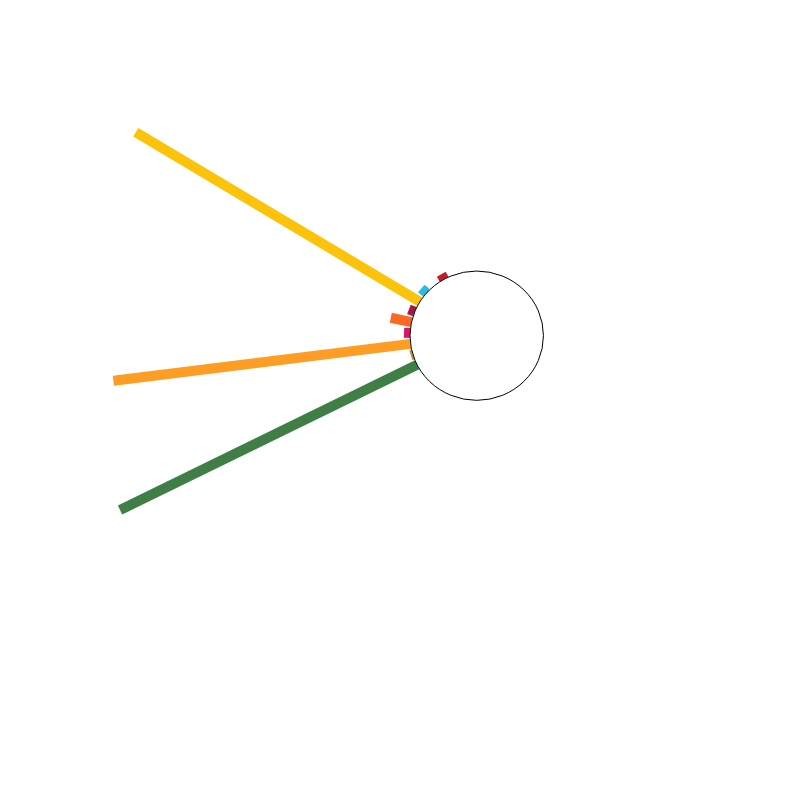

The code cell stored with this chart in its notebook:
### Markdown cell above
### Versuch: Circular Barplot

### Code cell
import math
df = sdg_sums
colors = ['rgb(229, 36, 59)',
'rgb(221, 166, 58)',
'rgb(76, 159, 56)',
'rgb(197, 25, 45)',
'rgb(255, 58, 33)',
'rgb(38, 189, 226)',
'rgb(252, 195, 11)',
'rgb(162, 25, 66)',
'rgb(253, 105, 37)',
'rgb(221, 19, 103)',
'rgb(253, 157, 36)',
'rgb(191, 139, 46)',
'rgb(63, 126, 68)',
'rgb(10, 151, 217)',
'rgb(86, 192, 43)',
'rgb(0, 104, 157)',
'rgb(25, 72, 106)'

]

# Get incremental angle value
n = len(df) + 20
dtheta = 2*math.pi / n
theta = math.pi / 2

# Initialise
xcoord = []
ycoord = []


# This is for the white - circle in the middle
adjust =  20
fig = go.Figure()


for i in range(len(df)):
    
    a = df.mapping[i] + adjust
    x1 = adjust * math.cos(theta)
    y1 = adjust * math.sin(theta)
  
    x2 = a * math.cos(theta)
    y2 = a * math.sin(theta)
  
    xcoord.append(x1)
    xcoord.append(x2)
    xcoord.append(np.nan)
    ycoord.append(y1)
    ycoord.append(y2)
    ycoord.append(np.nan)
    #cols = [cols, df$Continent[ctr], df$Continent[ctr], NA)
  
    theta = theta + dtheta
  
    
    fig.add_trace(go.Scatter(x = [x1, x2],
                 y = [y1, y2],
                 mode = "lines", 
                 line = dict(width = 10, color = colors[i])
                                ))
    

up = np.array([x for x in xcoord if str(x) != 'nan']+[x for x in ycoord if str(x) != 'nan']).max()+10
down = np.array([x for x in xcoord if str(x) != 'nan']+[x for x in ycoord if str(x) != 'nan']).min()-10

fig.update_xaxes(range=[down, up], domain = [0, 1], title="", showgrid= False, zeroline=False, showticklabels = False)
fig.update_yaxes(range=[down, up], domain = [0, 1], title="", showgrid= False, zeroline=False, showticklabels = False)
fig.update_layout(showlegend=False, width=800, height=800, template=None)


fig.add_shape(
        dict(
            type="circle",
            x0= ( - adjust),
            y0= ( - adjust),
            x1= ( adjust),
            y1= ( adjust),
            fillcolor= "white",
            line=dict(
                color="black",
                width=1
            )
))




fig.update_shapes(dict(xref='x', yref='y'))

fig.show()

### Figure 1 — Plotly figure (JSON) as saved in the notebook; plotly's stock layout.template omitted (floating-point values rounded to 4 significant figures)
{"data": [{"line": {"color": "rgb(229, 36, 59)", "width": 10}, "mode": "lines", "type": "scatter", "x": [1.225e-15, 1.225e-15], "y": [20, 20]}, {"line": {"color": "rgb(221, 166, 58)", "width": 10}, "mode": "lines", "type": "scatter", "x": [-3.38, -3.38], "y": [19.71, 19.71]}, {"line": {"color": "rgb(76, 159, 56)", "width": 10}, "mode": "lines", "type": "scatter", "x": [-6.663, -6.663], "y": [18.86, 18.86]}, {"line": {"color": "rgb(197, 25, 45)", "width": 10}, "mode": "lines", "type": "scatter", "x": [-9.754, -10.64], "y": [17.46, 19.04]}, {"line": {"color": "rgb(255, 58, 33)", "width": 10}, "mode": "lines", "type": "scatter", "x": [-12.56, -12.56], "y": [15.56, 15.56]}, {"line": {"color": "rgb(38, 189, 226)", "width": 10}, "mode": "lines", "type": "scatter", "x": [-15.01, -16.61], "y": [13.21, 14.62]}, {"line": {"color": "rgb(252, 195, 11)", "width": 10}, "mode": "lines", "type": "scatter", "x": [-17.03, -102.2], "y": [10.49, 62.92]}, {"line": {"color": "rgb(162, 25, 66)", "width": 10}, "mode": "lines", "type": "scatter", "x": [-18.56, -20.31], "y": [7.457, 8.162]}, {"line": {"color": "rgb(253, 105, 37)", "width": 10}, "mode": "lines", "type": "scatter", "x": [-19.55, -25.75], "y": [4.214, 5.549]}, {"line": {"color": "rgb(221, 19, 103)", "width": 10}, "mode": "lines", "type": "scatter", "x": [-19.98, -21.79], "y": [0.8488, 0.9256]}, {"line": {"color": "rgb(253, 157, 36)", "width": 10}, "mode": "lines", "type": "scatter", "x": [-19.84, -108.9], "y": [-2.54, -13.95]}, {"line": {"color": "rgb(191, 139, 46)", "width": 10}, "mode": "lines", "type": "scatter", "x": [-19.12, -19.75], "y": [-5.856, -6.05]}, {"line": {"color": "rgb(63, 126, 68)", "width": 10}, "mode": "lines", "type": "scatter", "x": [-17.86, -106.9], "y": [-9.004, -53.9]}, {"line": {"color": "rgb(10, 151, 217)", "width": 10}, "mode": "lines", "type": "scatter", "x": [-16.08, -16.08], "y": [-11.89, -11.89]}, {"line": {"color": "rgb(86, 192, 43)", "width": 10}, "mode": "lines", "type": "scatter", "x": [-13.84, -13.84], "y": [-14.44, -14.44]}, {"line": {"color": "rgb(0, 104, 157)", "width": 10}, "mode": "lines", "type": "scatter", "x": [-11.2, -11.2], "y": [-16.57, -16.57]}, {"line": {"color": "rgb(25, 72, 106)", "width": 10}, "mode": "lines", "type": "scatter", "x": [-8.238, -8.238], "y": [-18.22, -18.22]}], "layout": {"height": 800, "shapes": [{"fillcolor": "white", "line": {"color": "black", "width": 1}, "type": "circle", "x0": -20, "x1": 20, "xref": "x", "y0": -20, "y1": 20, "yref": "y"}], "showlegend": false, "width": 800, "xaxis": {"domain": [0, 1], "range": [-118.9, 72.92], "showgrid": false, "showticklabels": false, "title": {"text": ""}, "zeroline": false}, "yaxis": {"domain": [0, 1], "range": [-118.9, 72.92], "showgrid": false, "showticklabels": false, "title": {"text": ""}, "zeroline": false}}}
